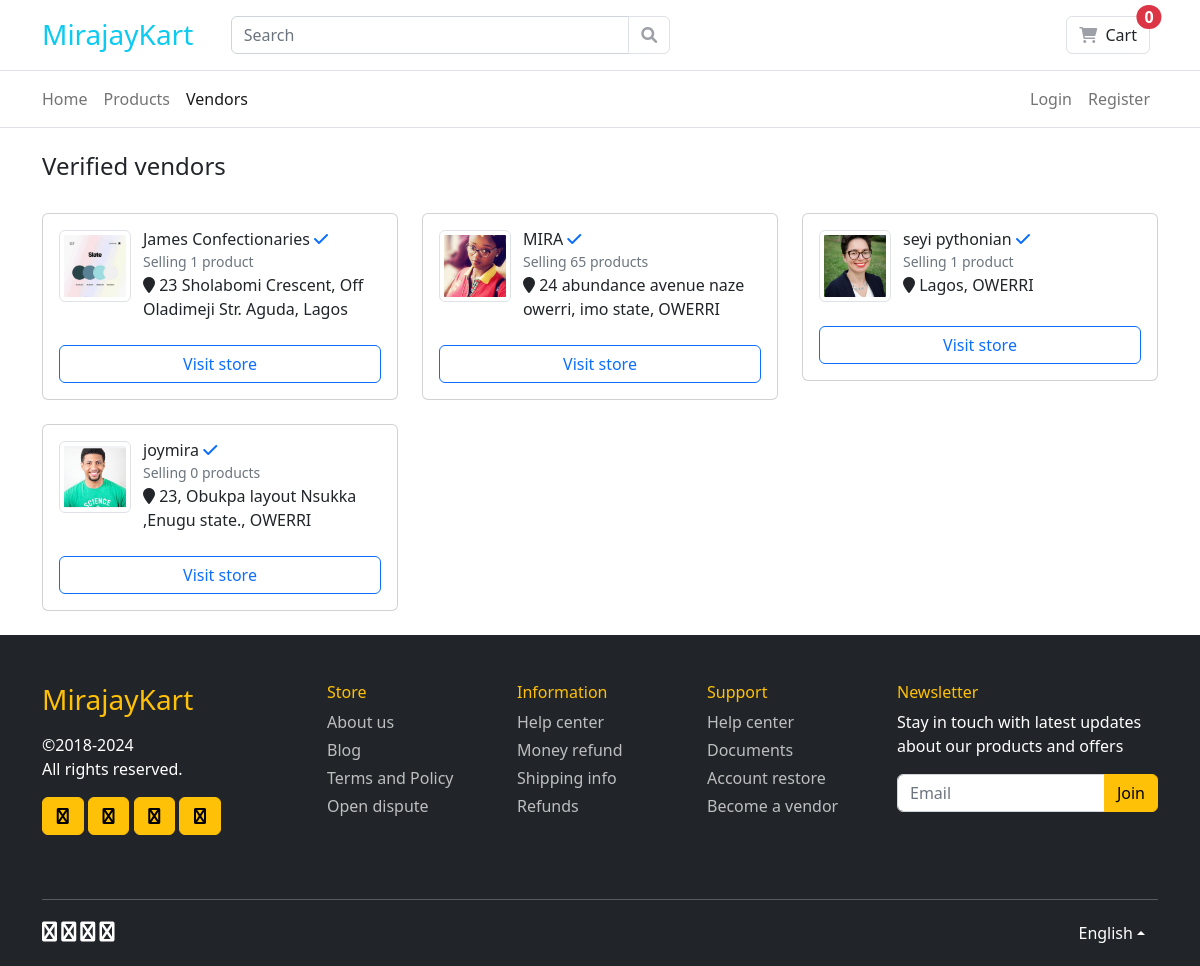
Page /account/vendors/ on the committed database.
### accounts/models.py (models this page shows, shortened)
class Vendor(models.Model):
    user = models.OneToOneField(
        User,
        on_delete=models.CASCADE,
        null=True,
        related_name='vendor')
    company_name = models.CharField(max_length=50)
    address = models.CharField(max_length=600)
    about = models.TextField()
    state = models.CharField(max_length=10)
    image = models.ImageField(upload_to='vendor/images')
    phone_number = models.CharField(max_length=11)
    government_id = models.FileField(upload_to='identification')
    cac_file = models.FileField(upload_to='cac')
    is_verified = models.BooleanField(default=False)

class User(AbstractUser):
    is_vendor = models.BooleanField(default=False)
    is_customer = models.BooleanField(default=False)

### accounts/views.py (the view)
# urls.py: path('vendors/', views.vendors, name='vendors'),
def vendors(request):
    vendors = Vendor.objects.filter(is_verified=True)
    template = 'vendor/list.html'
    context = {
        "vendors": vendors,
    }
    return render(request, template, context)

### carts/cart.py (called while the page is built)
    def __len__(self):
        return sum(item["quantity"] for item in self.cart.values())

### carts/context_processors.py (called while the page is built)
def cart(request):
    return {'cart': Cart(request)}

### templates/vendor/list.html (shortened to what this page needs)
{% extends 'base.html' %}
{% block content %}
<div class="container py-4">
    <h4 class="title-page">Verified vendors</h4>
</div>
<div class="container">
    <div class="row">
        <main class="col-lg-12">
            <div class="row">
                {% for vendor in vendors %}
                <div class="col-lg-4">
                    {% include "partials/_vendor_card.html" %}
                </div>
                {% empty %}
                    <p>There are currently no verified vendors.</p>
                {% endfor %}
            </div>
        </main>
    </div>
</div>
{% endblock %}

### templates/partials/_vendor_card.html (shortened to what this page needs)
<div class="card mb-4">
    <div class="card-body">
        <div class="itemside mb-4">
            <div class="aside">
                <img src="{{ vendor.image.url }}" width="60" height="60" class="img-sm img-thumbnail">
            </div>
            <div class="info">
                <span class="h6 title">{{ vendor.company_name }} {% if vendor.is_verified %}<i class="fa fa-check text-primary"></i>{% endif %}</span>
                <small class="text-muted">Selling {{ vendor.user.products.count }} product{{ vendor.user.products.count|pluralize }}</small>
                <p><i class="fa fa-map-marker"></i> {{ vendor.address }}, {{ vendor.state }}</p>
            </div>
        </div>
        <a href="{% url 'accounts:vendor_profile' vendor.user.username %}" class="btn w-100 btn-outline-primary">Visit store</a>
    </div>
</div>

### static/css/ui.css (style rules this page uses)
.img-xs, .img-sm, .img-md, .img-lg { display: inline-block; -o-object-fit: cover; object-fit: cover; flex-shrink: 0; flex-grow: 0 }
.img-sm { width: 72px; height: 72px }
.itemside { position: relative; display: flex; width: 100% }
.itemside .aside { position: relative; flex-shrink: 0 }
.itemside .info { padding-left: .75rem; flex-grow: 1 }
.itemside .title { display: block; margin-bottom: 0rem }
.itemside p { margin-bottom: 0 }

### rows in the picture
Vendor: image (picture), company_name "James Confectionaries", is_verified True (drawn), user.products.count "1", address "23 Sholabomi Crescent, Off Oladimeji Str. Aguda", state "Lagos"
Vendor: image (picture), company_name "MIRA", is_verified True (drawn), user.products.count "65", address "24 abundance avenue naze owerri, imo state", state "OWERRI"
Vendor: image (picture), company_name "seyi pythonian", is_verified True (drawn), user.products.count "1", address "Lagos", state "OWERRI"
Vendor: image (picture), company_name "joymira", is_verified True (drawn), user.products.count "0", address "23, Obukpa layout Nsukka ,Enugu state.", state "OWERRI"
